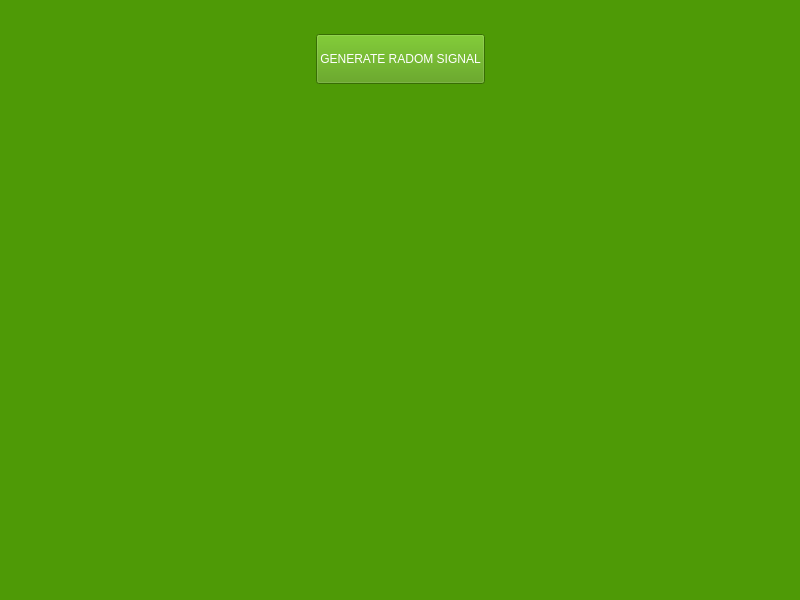
<?xml version="1.0" encoding="UTF-8"?>
<ui version="4.0">
 <class>MainWindow</class>
 <widget class="QMainWindow" name="MainWindow">
  <property name="geometry">
   <rect>
    <x>0</x>
    <y>0</y>
    <width>800</width>
    <height>600</height>
   </rect>
  </property>
  <property name="windowTitle">
   <string>MainWindow</string>
  </property>
  <property name="styleSheet">
   <string notr="true">background-color: rgb(78, 154, 6);
color: rgb(255, 255, 255);</string>
  </property>
  <widget class="QWidget" name="centralwidget">
   <layout class="QVBoxLayout" name="verticalLayout">
    <item>
     <widget class="QWidget" name="widget" native="true">
      <property name="maximumSize">
       <size>
        <width>16777215</width>
        <height>100</height>
       </size>
      </property>
      <layout class="QHBoxLayout" name="horizontalLayout">
       <item>
        <spacer name="horizontalSpacer">
         <property name="orientation">
          <enum>Qt::Horizontal</enum>
         </property>
         <property name="sizeHint" stdset="0">
          <size>
           <width>40</width>
           <height>20</height>
          </size>
         </property>
        </spacer>
       </item>
       <item>
        <widget class="QPushButton" name="pushButton">
         <property name="minimumSize">
          <size>
           <width>0</width>
           <height>50</height>
          </size>
         </property>
         <property name="text">
          <string>GENERATE RADOM SIGNAL</string>
         </property>
        </widget>
       </item>
       <item>
        <spacer name="horizontalSpacer_2">
         <property name="orientation">
          <enum>Qt::Horizontal</enum>
         </property>
         <property name="sizeHint" stdset="0">
          <size>
           <width>40</width>
           <height>20</height>
          </size>
         </property>
        </spacer>
       </item>
      </layout>
     </widget>
    </item>
    <item>
     <widget class="MplWidget" name="MplWidget" native="true"/>
    </item>
   </layout>
  </widget>
  <widget class="QMenuBar" name="menubar">
   <property name="geometry">
    <rect>
     <x>0</x>
     <y>0</y>
     <width>800</width>
     <height>25</height>
    </rect>
   </property>
  </widget>
  <widget class="QStatusBar" name="statusbar"/>
 </widget>
 <customwidgets>
  <customwidget>
   <class>MplWidget</class>
   <extends>QWidget</extends>
   <header>mplwidget.h</header>
   <container>1</container>
  </customwidget>
 </customwidgets>
 <resources/>
 <connections/>
</ui>
